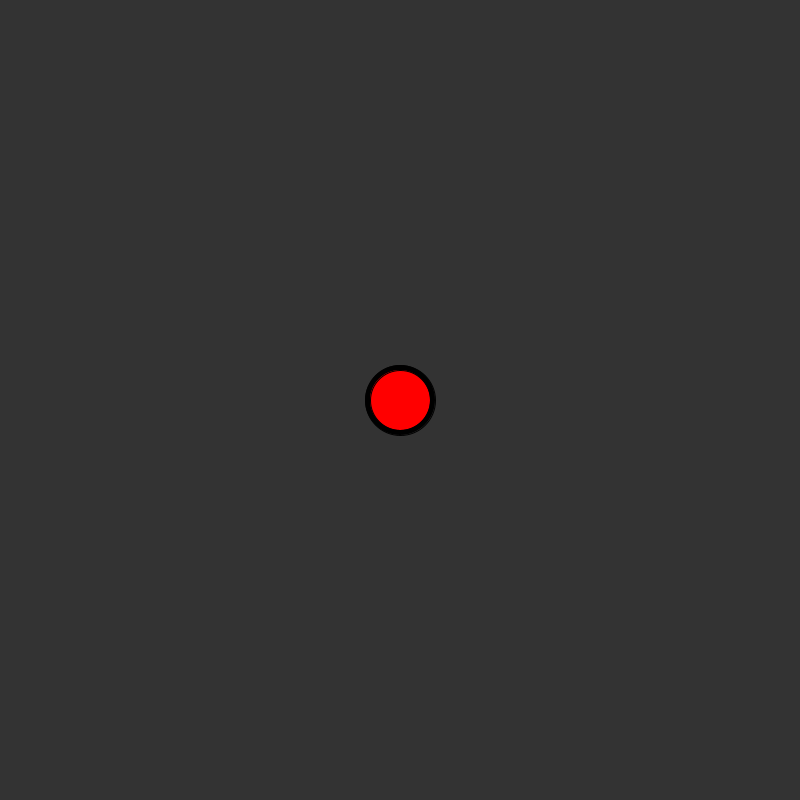
Frame 1 (no input)
Frame 60 (the mouse pressed at the canvas centre just before this capture): identical to frame 1, image omitted
Frame 120 (the mouse held since frame 60 and released just before this capture): identical to frame 1, image omitted

The Processing sketch that drew this single still picture (run headless with seeded random() and noise(); from frame 60 on, the mouse is pressed at the canvas centre):

// Processing sketch: FireButton
// ── FireButton.pde
Button b;

void setup(){
  background(51);
  size(800,800);
  b = new Button(new PVector(width/2, height/2), 60); 
}

int eFrame = 0;
void mousePressed() {
  if (b.col == #ff0000 && b.isIn(mouseX,mouseY)) {
    b.col = #ff5555;
    eFrame = 0;
    b.fire();
  }
}

void draw(){
  background(51);
  b.show();
  eFrame++;
  if(eFrame == 10){
    b.col = #ff0000; 
  }
  
}

// ── button.pde
class Button{
  PVector pos; 
  int size;
  color col = #ff0000;
  firework f;
  
  Button(PVector pos, int size){
    this.pos = pos;
    this.size = size;
    f = new firework(pos.x, pos.y);
  }
  
  void show(){

    
    
    
    
    
   fill(#000000);
   ellipse((int)pos.x,(int)pos.y,size+10,size+10);
   fill(col);
   ellipse((int)pos.x,(int)pos.y,size,size);
  }
  
  void fire(){
    print("LAUNCH!!!\n");
  }
  
  
  
  
  boolean isIn(int x, int y){
    return sqrt(sq(abs(x - pos.x)) + sq(abs(y - pos.y)))<= size/2; 
  }
}

// ── firework.pde
class firework {
  particle[] parts;
  
  firework(float x, float y){
    parts = new particle[100];
    for(int i = 0; i < 100; i++){
      parts[i] = new particle(x, y);
    }
  } 
}

// ── particle.pde
class particle{
  int shape;
  PVector vel;
  PVector pos;
  color col;
  
  
  particle(float x, float y){
    shape = (int)random(6);
    pos = new PVector(x,y);
  }
  
  void show(){
    
    
  }
  
  void update(){
    
    
  }
}
